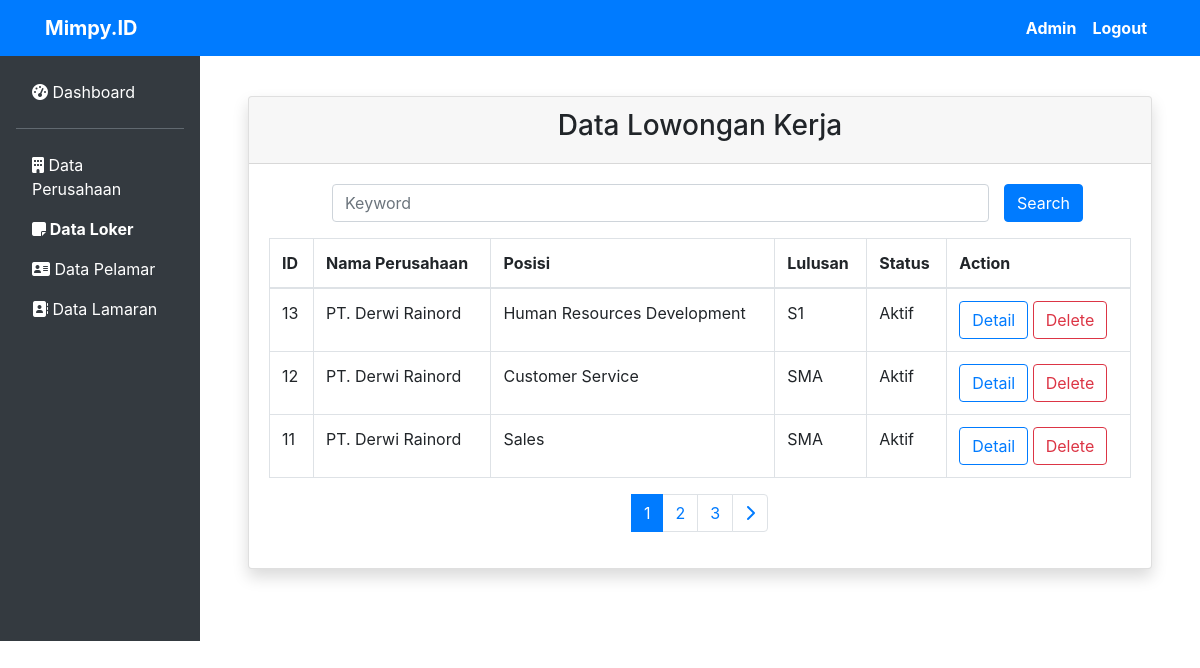
The app's page /data-loker.php (signed in) with its own data.
### tables this page shows
CREATE TABLE `loker` (
  `id` int(11) NOT NULL,
  `idPerusahaan` int(11) NOT NULL,
  `posisi` varchar(30) NOT NULL,
  `lulusan` varchar(50) NOT NULL,
  `jobdesk` varchar(100) NOT NULL,
  `keterangan` varchar(256) NOT NULL,
  `status` varchar(11) NOT NULL
);

CREATE TABLE `perusahaan` (
  `id` int(11) NOT NULL,
  `nama` varchar(50) NOT NULL,
  `email` varchar(50) NOT NULL,
  `telp` varchar(20) NOT NULL,
  `kota` varchar(30) NOT NULL,
  `alamat` varchar(100) NOT NULL,
  `deskripsi` varchar(512) NOT NULL,
  `foto` text NOT NULL,
  `password` varchar(255) NOT NULL
);

### data-loker.php (the view, shortened to what this page needs)
<?php
require "db.php";
?>
<!doctype html>
<html lang="en">
    <head>
        <link rel="stylesheet" href="https://cdn.jsdelivr.net/npm/bootstrap@4.5.3/dist/css/bootstrap.min.css">
        <link rel="stylesheet" href="css/mimpy.id.css">
        <link rel="stylesheet" href="css/dashboard.css">
        <?php require "headtags.php" ?>
    </head>
    <body>
        <?php require "navbar.php" ?>
        <?php if (isset($_SESSION["admin"])) : ?>
            <div class="row no-gutters">
                <div class="col-md-2 bg-dark pr-3 pt-4">
                    <ul class="nav flex-column ml-3 mb-5">
                        <li class="nav-item">
                                <a class="nav-link active text-white" href="dashboard.php">
                                    <i class="fas fa-tachometer-alt"></i>
                                    Dashboard
                                </a>
                            <hr class="bg-secondary">
                        </li>
                        <li class="nav-item">
                            <a class="nav-link text-white" href="data-perusahaan.php">
                                <i class="fas fa-building"></i>
                                Data Perusahaan
                            </a>
                        </li>
                        <li class="nav-item">
                            <a class="nav-link text-white font-weight-bold" href="data-loker.php">
                                <i class="fas fa-sticky-note"></i>
                                Data Loker
                            </a>
                        </li>
                        <li class="nav-item">
                            <a class="nav-link text-white" href="data-pelamar.php">
                                <i class="fas fa-address-card"></i>
                                Data Pelamar
                            </a>
                        </li>
                        <li class="nav-item">
                            <a class="nav-link text-white" href="data-lamaran.php">
                                <i class="fas fa-address-book"></i>
                                Data Lamaran
                            </a>
                        </li>
                    </ul>
                </div>
                <div class="col-md-10 p-5">
                        <div class="card shadow mb-4">
                          <div class="card-header text-center">
                              <h3 class="">Data Lowongan Kerja</h3>
                          </div>
                        <div class="card-body">
                            <form action="" method="post">
                                <div class="row mx-5">
                                    <div class="col">
                                        <div class="form-group">
                                            <?php if (isset($_POST["keyword"])) : ?>
                                              <input class="form-control" name="keyword" type="search" placeholder="Keyword" aria-label="Search" value="<?= $_POST['keyword'] ?>">
                                            <?php else : ?>
                                              <input class="form-control" name="keyword" type="search" placeholder="Keyword" aria-label="Search">
                                            <?php endif; ?>
                                        </div>
                                    </div>
                                    <div>
                                        <button class="btn btn-primary" name="cari" type="submit">Search</button>
                                    </div>
                                </div>
                            </form>
                            <div class="table-responsive">
                                <table class="table table-bordered" id="dataTable" width="100%" cellspacing="0">
                                <thead>
                                    <tr>
                                        <th>ID</th>
                                        <th>Nama Perusahaan</th>
                                        <th>Posisi</th>
                                        <th>Lulusan</th>
                                        <th>Status</th>
                                        <th>Action</th>
                                    </tr>
                                </thead>
                                <tbody>
                                    <?php
                                    $jumlahDataPerHalaman = 3;
                                    $jumlahData = mysqli_num_rows(mysqli_query($db,"SELECT * FROM loker"));
                                    $jumlahHalaman = ceil($jumlahData / $jumlahDataPerHalaman);
                                    if ( isset($_GET["page"])){
                                        $halamanAktif = $_GET["page"];
                                    }else{
                                        $halamanAktif = 1;
                                    }
                                    $awalData = ( $jumlahDataPerHalaman * $halamanAktif ) - $jumlahDataPerHalaman;
                                    $loker = mysqli_query($db, "SELECT *, loker.id as idLoker, perusahaan.nama as namaPerusahaan FROM loker INNER JOIN perusahaan  ON loker.idPerusahaan = perusahaan.id ORDER BY loker.id DESC LIMIT $awalData, $jumlahDataPerHalaman");
                                    if (mysqli_num_rows($loker) > 0) :
                                    foreach ($loker as $data) :
                                    ?>
                                            <tr>
                                                <td><?= $data["idLoker"] ?></td>
                                                <td><?= $data["namaPerusahaan"] ?></td>
                                                <td><?= $data["posisi"] ?></td>
                                                <td><?= $data["lulusan"] ?></td>
                                                <td><?= $data["status"] ?></td>
                                                <td>
                                                    <a href="detail-loker.php?id=<?= $data['idLoker'] ?>" class="btn btn-outline-primary">Detail</a>
                                                    <a href="hapus-loker.php?id=<?= $data['idLoker'] ?>" onclick="return confirm('Apakah Anda Yakin Ingin Menghapus Lowongan Kerja ?')" class="btn btn-outline-danger">Delete</a>
                                                </td>
                                            </tr>
                                    <?php
                                            endforeach;
                                        else :
                                    ?>
                                            <tr class="text-center">
                                                <td colspan=4><h3>BELUM ADA DATA</h3></td>
                                            </tr>
                                    <?php endif; ?>
                                </tbody>
                                </table>
                            </div>
                            <?php if (!isset($_POST["cari"])) : ?>
                              <div class="row">
                                  <div class="col">
                                      <nav aria-label="...">
                                          <ul class="pagination justify-content-center">
                                              <?php for( $i = 1; $i <= $jumlahHalaman; $i++ ) : ?>
                                                  <?php if( $i == $halamanAktif ) : ?>
                                                      <li class="page-item active">
                                                          <a class="page-link" href="?page=<?= $i; ?>"><?= $i; ?></a>
                                                      </li>
                                                  <?php else : ?>
                                                      <li class="page-item">
                                                          <a class="page-link" href="?page=<?= $i; ?>"><?= $i; ?></a>
                                                      </li>
                                                  <?php endif; ?>
                                              <?php endfor; ?>
                                              <li class="page-item">
                                                  <?php if( $halamanAktif < $jumlahHalaman ) : ?>
                                                      <a class="page-link" href="?page=<?= $halamanAktif + 1; ?>"><i class="fa fa-chevron-right"></i></a>
                                                  <?php endif; ?>
                                              </li>
                                          </ul>
                                      </nav>
                                  </div>
                              </div>
                            <?php endif; ?>
                        </div>
                    </div>
                </div>
            </div>
        <?php endif; ?>
    </body>
</html>

### records on screen
loker: id "13", idPerusahaan.nama "PT. Derwi Rainord", posisi "Human Resources Development", lulusan "S1", status "Aktif"
loker: id "12", idPerusahaan.nama "PT. Derwi Rainord", posisi "Customer Service", lulusan "SMA", status "Aktif"
loker: id "11", idPerusahaan.nama "PT. Derwi Rainord", posisi "Sales", lulusan "SMA", status "Aktif"
